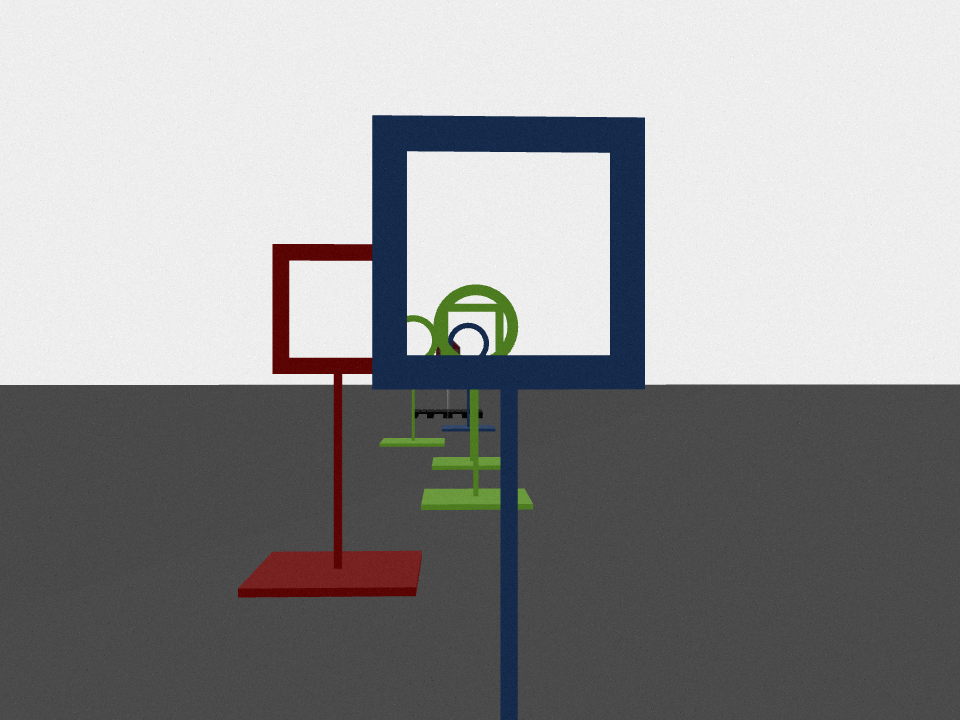
#> input picture tello_ros/drone_race/extra_files/Drone Image_screenshot_11.04.2023.png, 960 x 720 px
$ python tut3.py
#> lines starting #> are read from the running program, lines starting #| are printed output that depends on the picture; after the words box and inside, x2 and y2 are one past the last pixel; in counts of white or black regions, pixels touching at a corner belong together; pictures that were not available may be replaced by others from this repository, and a replacement may not be noted
import cv2
import numpy as np
from matplotlib import pyplot as plt

def nothing(x):
    pass

def main():

    window_name='color range parameter'
    cv2.namedWindow(window_name)
    # Create a black image, a window
    im = cv2.imread('Drone Image_screenshot_11.04.2023.png', cv2.IMREAD_ANYCOLOR | cv2.IMREAD_ANYDEPTH)
#> im is the input picture: shape (720, 960, 3); mean B, G, R 150.6, 149.6, 149.7
    # im = cv2.imread('stop_sign.png', cv2.IMREAD_ANYCOLOR | cv2.IMREAD_ANYDEPTH)
    im = cv2.imread('whites.png', cv2.IMREAD_ANYCOLOR | cv2.IMREAD_ANYDEPTH)
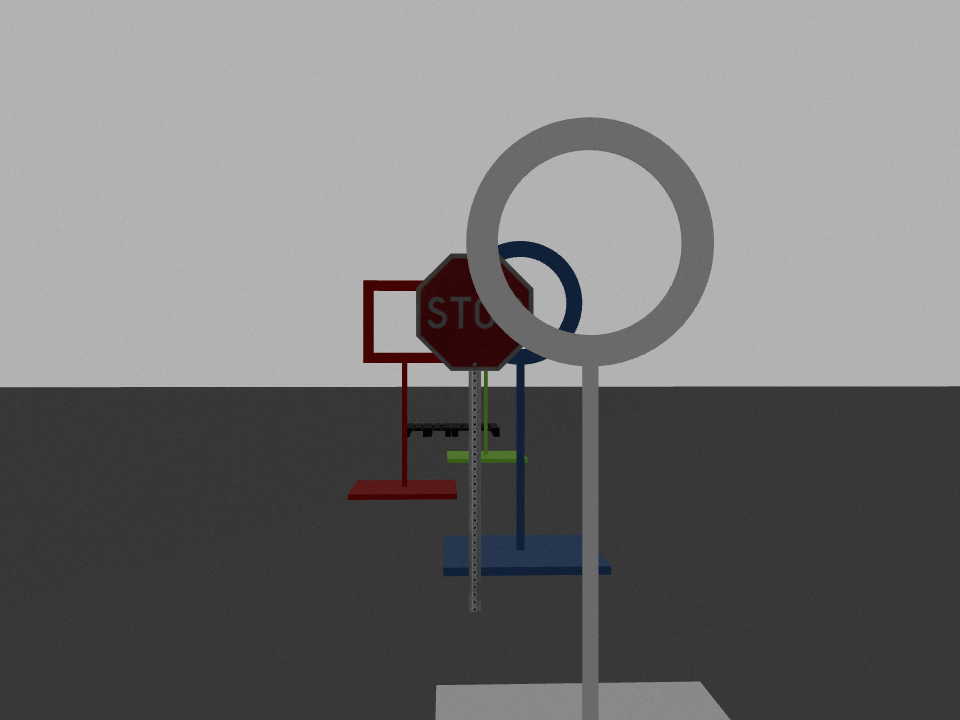
#> input picture tello_ros/drone_race/extra_files/whites.png, 960 x 720 px
#> im is the input picture: shape (720, 960, 3); mean B, G, R 117.6, 117.4, 118
    # im = cv2.imread('colors_2.png', cv2.IMREAD_ANYCOLOR | cv2.IMREAD_ANYDEPTH)
    cb = cv2.imread('colors_2.png', cv2.IMREAD_ANYCOLOR | cv2.IMREAD_ANYDEPTH)
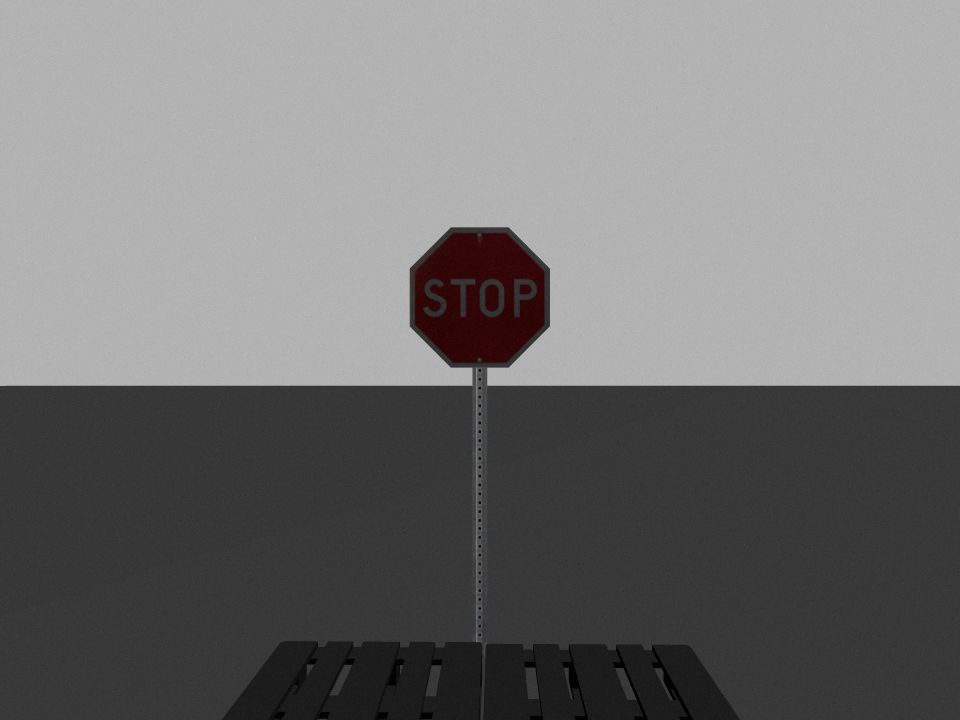
#> input picture tello_ros/drone_race/extra_files/stop_sign.png, 960 x 720 px, given in place of colors_2.png, which was not available
#> cb is the input picture: shape (720, 960, 3); mean B, G, R 116.1, 116.1, 116.8
    # Increase the size of the image
    cb = cv2.resize(cb, (0,0), fx=2, fy=2)
#> cb: shape (1440, 1920, 3)
    # cb = cv2.imread('OIP.jpeg', cv2.IMREAD_ANYCOLOR | cv2.IMREAD_ANYDEPTH)
    # Resize image
    # cb = cv2.resize(cb, (0,0), fx=0.5, fy=0.5)
    hsv = cv2.cvtColor(im,cv2.COLOR_BGR2HSV)
#> hsv: shape (720, 960, 3); mean H, S, V 3.6, 6, 118.6
    hsv_cb = cv2.cvtColor(cb,cv2.COLOR_BGR2HSV)
#> hsv_cb: shape (1440, 1920, 3); mean H, S, V 3.8, 4.1, 116.8

    print ('lower_color = np.array([a1,a2,a3])')
    print ('upper_color = np.array([b1,b2,b3])')


    # create trackbars for color change
    cv2.createTrackbar('a1',window_name,0,180,nothing)
    cv2.createTrackbar('a2',window_name,0,255,nothing)
    cv2.createTrackbar('a3',window_name,0,255,nothing)

    cv2.createTrackbar('b1',window_name,150,180,nothing)
    cv2.createTrackbar('b2',window_name,150,255,nothing)
    cv2.createTrackbar('b3',window_name,150,255,nothing)

    while(1):
        a1 = cv2.getTrackbarPos('a1',window_name)
        a2 = cv2.getTrackbarPos('a2',window_name)
        a3 = cv2.getTrackbarPos('a3',window_name)

        b1 = cv2.getTrackbarPos('b1',window_name)
        b2 = cv2.getTrackbarPos('b2',window_name)
        b3 = cv2.getTrackbarPos('b3',window_name)

        # hsv hue sat value
        lower_color = np.array([a1,a2,a3])
        upper_color = np.array([b1,b2,b3])
        mask = cv2.inRange(hsv, lower_color, upper_color)
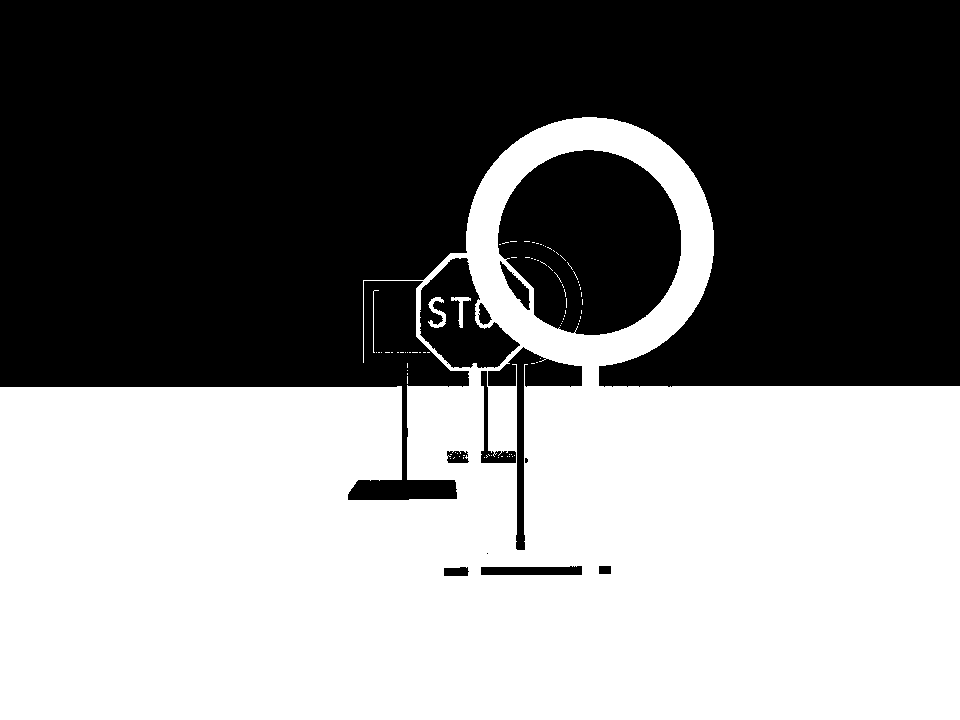
#> mask: shape (720, 960); 49.1% white; 86 white regions (82 under 20 px), largest, box (x1, y1, x2, y2) and area: (0, 117, 960, 720) 338878, (428, 297, 446, 328) 234, (451, 297, 471, 328) 180, (373, 290, 379, 353) 68
        mask_cb = cv2.inRange(hsv_cb, lower_color, upper_color)
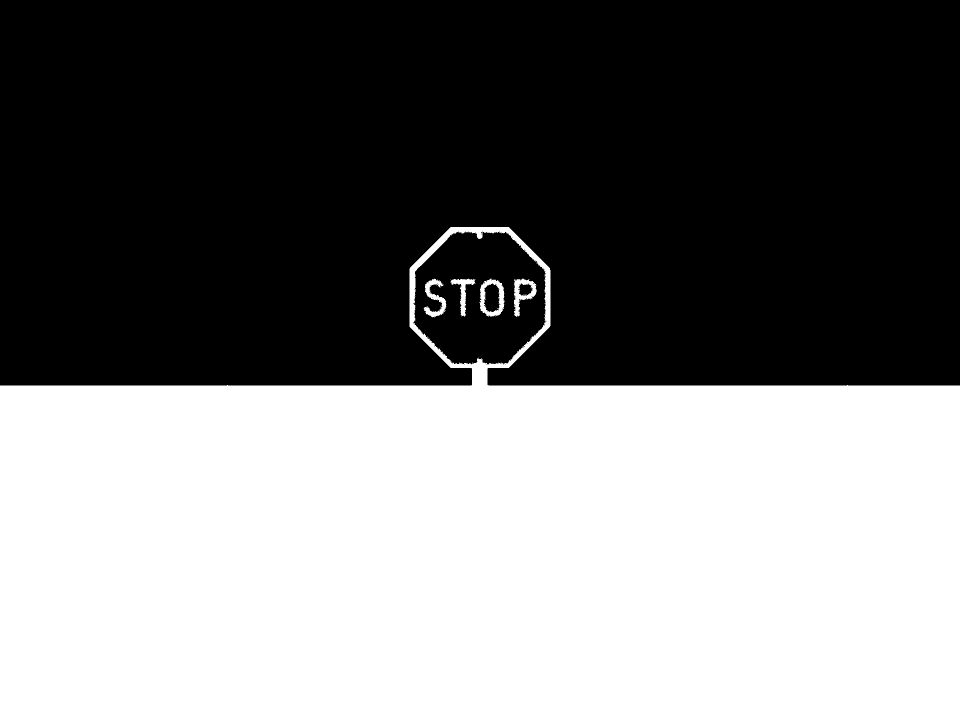
#> mask_cb: shape (1440, 1920) (shown at 1/2 size); 47.1% white; 9 white regions (4 under 20 px), largest, box (x1, y1, x2, y2) and area: (0, 454, 1920, 1440) 1295416, (959, 557, 1009, 634) 1636, (1028, 557, 1074, 634) 1415, (847, 557, 893, 635) 1355, (901, 557, 951, 633) 1069
        res = cv2.bitwise_and(im, im, mask = mask)
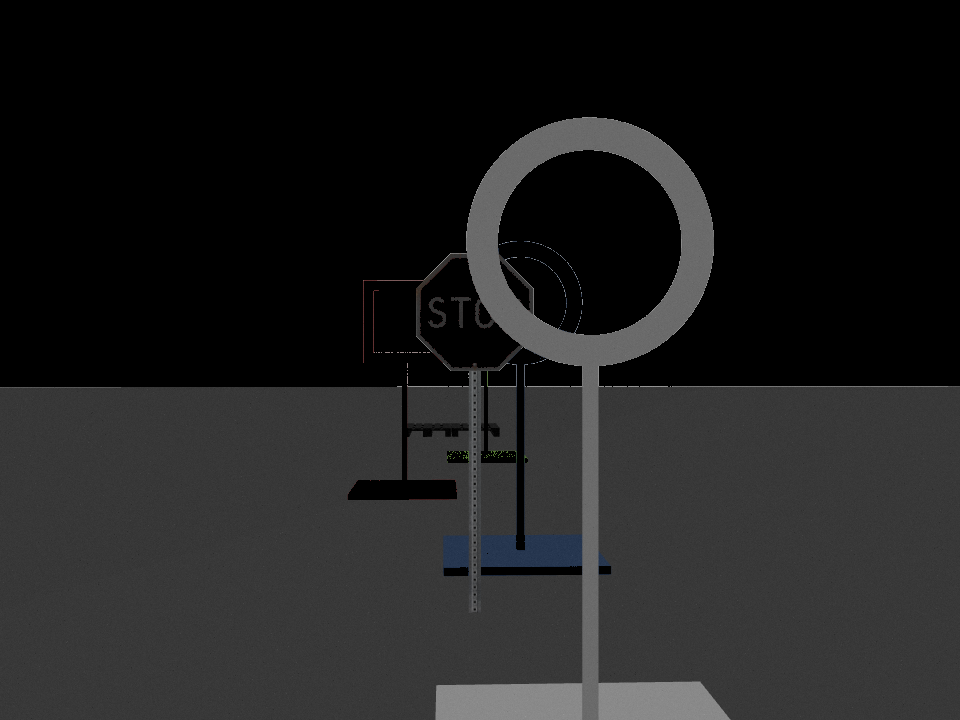
#> res: shape (720, 960, 3); mean B, G, R 30.8, 30.7, 30.6
        res_cb = cv2.bitwise_and(cb, cb, mask = mask_cb)
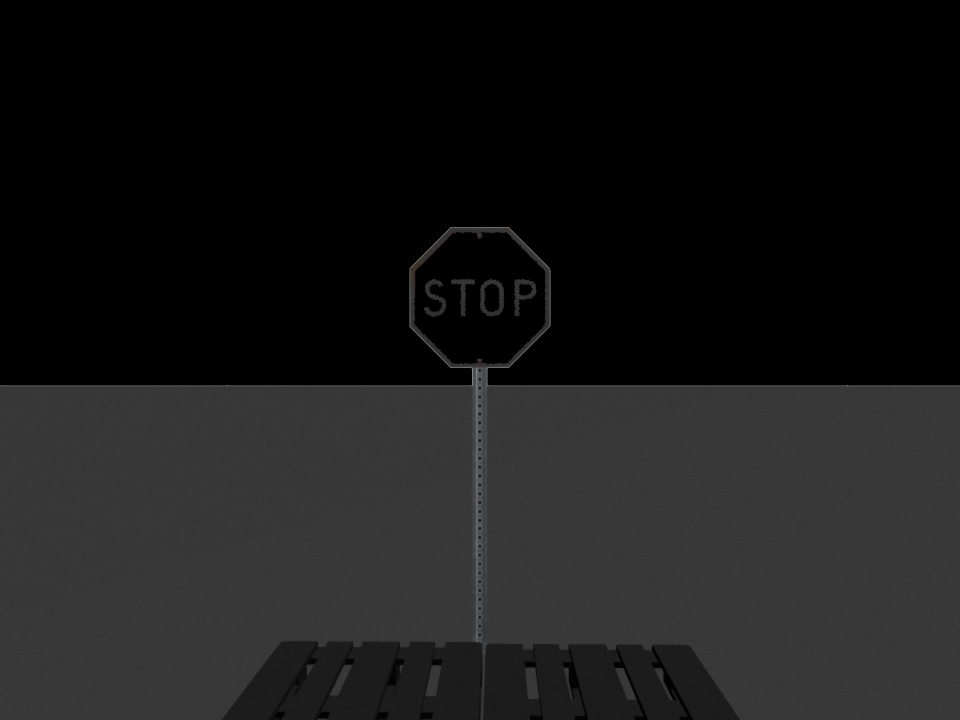
#> res_cb: shape (1440, 1920, 3) (shown at 1/2 size); mean B, G, R 24.9, 24.9, 24.9

        cv2.imshow('mask',mask)
        cv2.imshow('res',res)
        cv2.imshow('im',im)
        # cv2.imshow('hsv',hsv)
        # cv2.imshow('res_cb',res_cb)
        cv2.imshow(window_name,res_cb)

        k = cv2.waitKey(1) & 0xFF
#> (key Esc is pressed here)
        if k == 27:         # wait for ESC key to exit
            break
        elif k == ord('s'): # wait for 's' key to save and exit
            cv2.imwrite('Img_screen_mask.jpg',mask)
            cv2.imwrite('Img_screen_res.jpg',res)
            break


    cv2.destroyAllWindows()


#Run Main
if __name__ == "__main__" :
    main()
